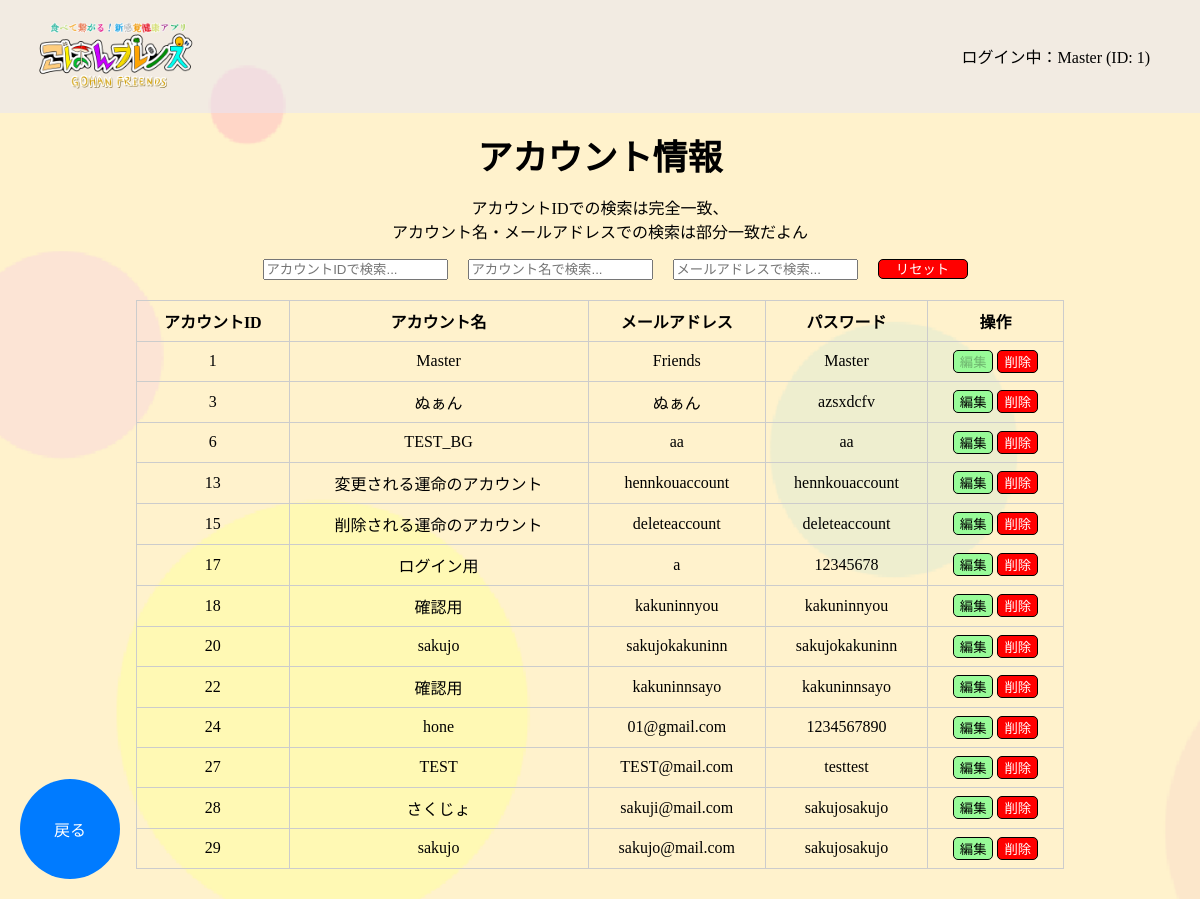
Before: /master/account_look (signed in) with the older database file.
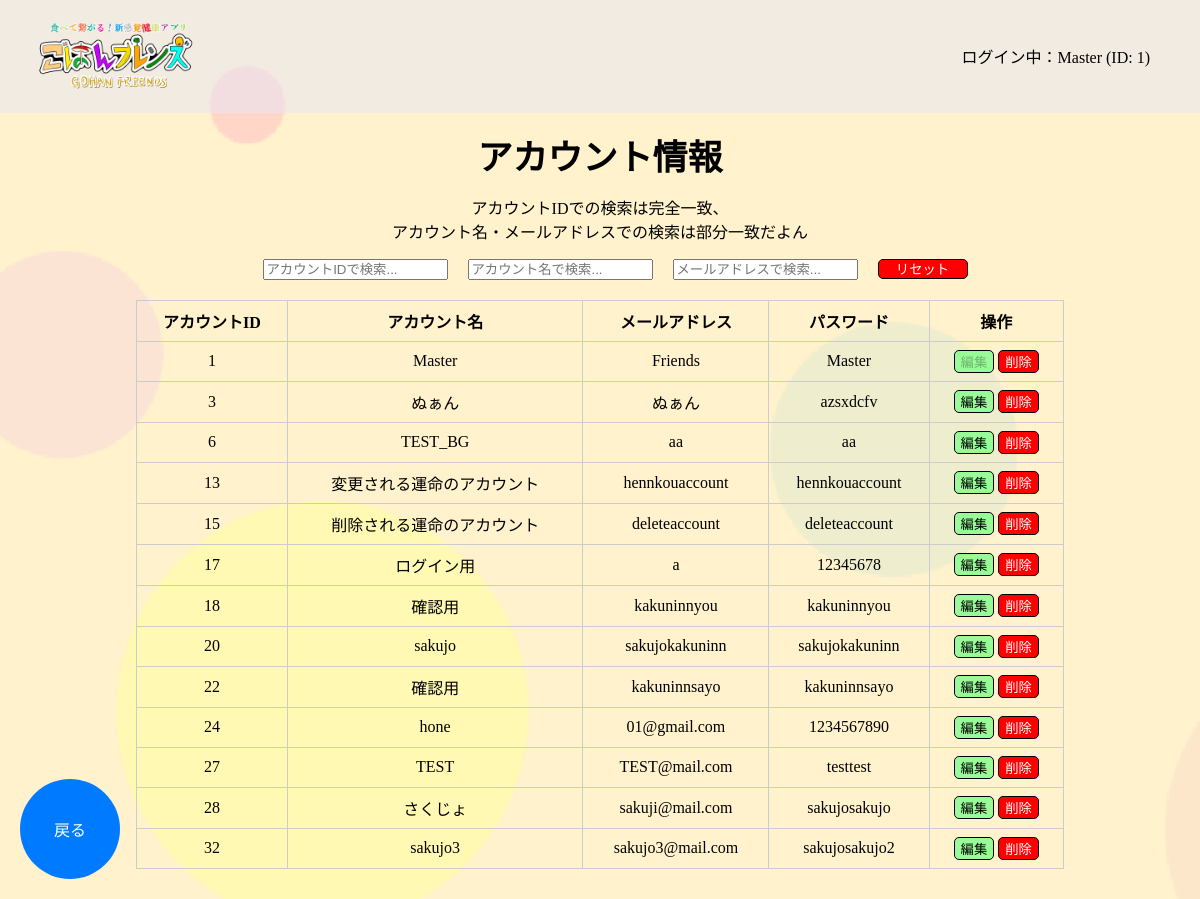
After: the same page with the newer database file.
### tables this page shows
CREATE TABLE ACCOUNT (
                        ACCOUNT_ID INTEGER PRIMARY KEY AUTOINCREMENT,
                        ACCOUNT_NAME TEXT NOT NULL,
                        MAIL TEXT NOT NULL,
                        PASS TEXT NOT NULL
                    );

### app.py (the view)
@app.route('/master/account_look')
def account_look():
    if 'account_name' in session:
        conn = get_db()
        cur = conn.cursor()
        cur.execute("SELECT ACCOUNT_ID, ACCOUNT_NAME, MAIL, PASS FROM ACCOUNT")
        accounts = cur.fetchall()
        cur.close()
        conn.close()
        return render_template('master/account_look.html', accounts=accounts)

### app.py (called while the page is built)
def get_db():
    conn = sqlite3.connect(DATABASE)
    return conn

@app.context_processor
def inject_account_info():
    return {
        'account_name': session.get('account_name'),
        'account_id': session.get('account_id')
    }

### templates/master/account_look.html (shortened to what this page needs)
{% extends 'base.html' %}
{% block content %}
<div class="main-contents">
    <p class="main-text">アカウント情報<br><div class="txt-center">アカウントIDでの検索は完全一致、<br>アカウント名・メールアドレスでの検索は部分一致だよん</div></p>
    <div style="display: flex; justify-content: center; align-items: center; margin-bottom: 20px;">
        <input type="text" id="searchAccountId" placeholder="アカウントIDで検索..." oninput="searchAccounts()">
        <input type="text" id="searchAccountName" placeholder="アカウント名で検索..." oninput="searchAccounts()">
        <input type="text" id="searchEmail" placeholder="メールアドレスで検索..." oninput="searchAccounts()">
        <button id="resetButton" type="button" onclick="resetSearch()" class="reset-button">リセット</button>
    </div>
    <div class="table-container">
        <table>
            <tr>
                <th>アカウントID</th>
                <th>アカウント名</th>
                <th>メールアドレス</th>
                <th>パスワード</th>
                <th>操作</th>
            </tr>
            {% for account in accounts %}
            <tr>
                <td>{{ account[0] }}</td>
                <td data-original="{{ account[1] }}">{{ account[1] }}</td>
                <td data-original="{{ account[2] }}">{{ account[2] }}</td>
                <td data-original="{{ account[3] }}">{{ account[3] }}</td>
                <td>
                    {% if account[0] == 1 %}
                    <button class="edit-button" type="button" disabled>編集</button>
                    <button class="delete-button" type="button" disabled>削除</button>
                    {% else %}
                    <button class="edit-button" type="button"
                        onclick="editRow(this.parentElement.parentElement)">編集</button>
                    <button class="delete-button" type="button"
                        onclick="showDeleteConfirmation(this.parentElement.parentElement)">削除</button>
                    {% endif %}
                </td>
            </tr>
            {% endfor %}
        </table>
    </div>
    <div class="back-button-container">
        <button id="back-button" onclick="location.href='{{ url_for('mainmenu') }}';" class="back-button">戻る</button>
    </div>
</div>
{% endblock %}

### templates/base.html (shortened to what this page needs)
<!DOCTYPE html>
<html lang="ja">
<head>
    <link rel="stylesheet" href="../../static/css/style.css">
</head>
<body background="{{ url_for('static', filename='img/background.png') }}" class="kabegami">
    <header class="clearfix">
        <img src="{{ url_for('static', filename='img/title.png') }}" class="header-logo">
    </header>
    <main>
        <div class="container">
            {% if account_name and account_id %}
                <p>ログイン中：{{ account_name }} (ID: {{ account_id }})</p>
            {% endif %}
        </div>
        {% block content %}{% endblock %}
    </main>
</body>
</html>

### static/css/style.css (style rules this page uses)
html, body { margin: 0; padding: 0; box-sizing: border-box; height: 100%; }
.kabegami { background-size: cover; }
header { display: flex; align-items: center; background-color: rgb(230,230,250,0.5); }
.header-logo { width: 200px; margin-left: 20px; margin-right: 20px; }
.clearfix::after { content: ""; clear: both; display: table; }
.container { display: flex; justify-content: right; align-items: center; height: 100%; padding-right: 10px; margin-top: -85px; margin-right:40px; }
.back-button-container { position: fixed; bottom: 20px; left: 20px; }
.back-button-container button { width: 100px; height: 100px; border-radius: 50%; border: none; background-color: #007BFF; color: white; font-size: 16px; display: flex; justify-content: center; align-items: center; cursor: pointer; transition: background-color 0.3s; }
.main-contents { padding-top: 70px; }
.reset-button { height:20px; width:90px; margin-left:20px; background-color:red; color:white; border-radius:5px; border: 1px solid black; line-height: 5px; text-align: center; cursor:pointer; }
.main-text { text-align: center; margin-top: -25px; margin-bottom: 15px; font-size: 35px; font-weight: bold; }
input { margin-left: 30px; }
.table-container { display: flex; justify-content: center; margin: 20px; }
table { border-collapse: collapse; width: 80%; }
.table-container table { margin-bottom: 30px; }
th, td { border: 1px solid #ccc; padding: 8px; text-align: center; }
#searchAccountName { margin-left:20px; }
#searchEmail { margin-left:20px; }
.txt-center { text-align: center; }
.edit-button { border-radius: 5px; background-color:palegreen; height:auto; min-width: auto; border: 1px solid black; display: inline-block; cursor: pointer; }
.delete-button { color:white; border-radius: 5px; background-color:red; height:auto; min-width: auto; border: 1px solid black; display: inline-block; cursor: pointer; }

Changed rows visible on the page:
removed ACCOUNT: ACCOUNT_ID "29", ACCOUNT_NAME "sakujo", MAIL "sakujo@mail.com", PASS "sakujosakujo", shows "編集"
added ACCOUNT: ACCOUNT_ID "32", ACCOUNT_NAME "sakujo3", MAIL "sakujo3@mail.com", PASS "sakujosakujo2", shows "編集"
